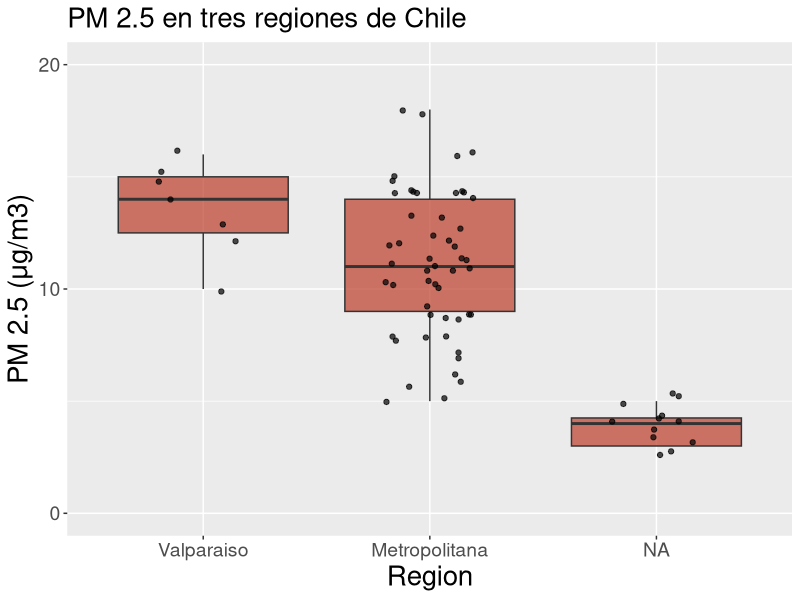
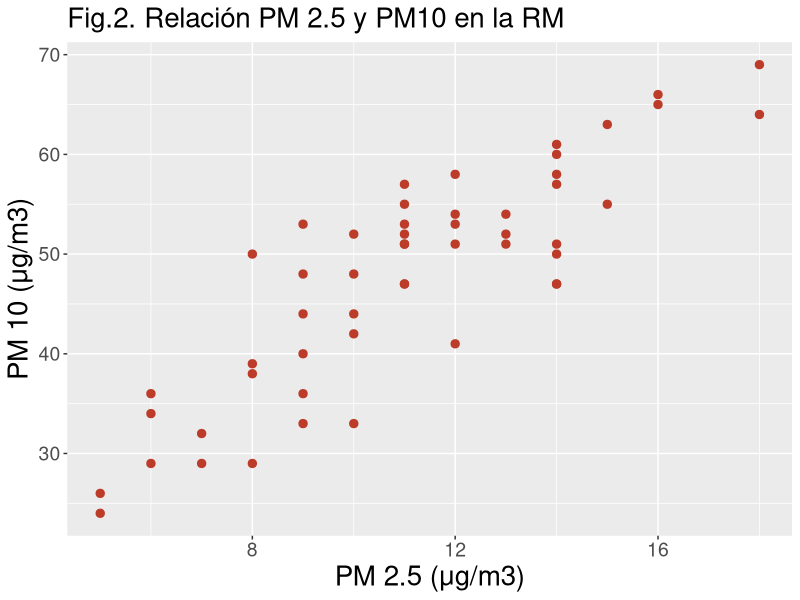
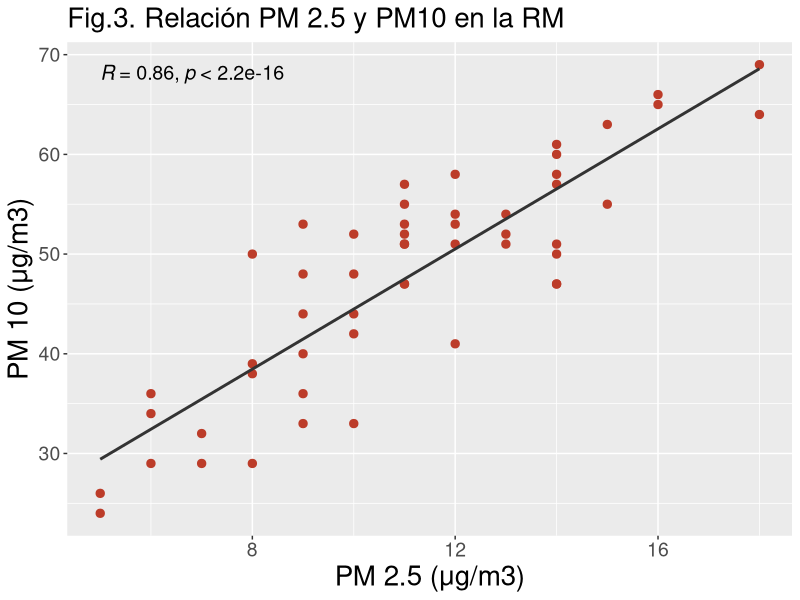

These charts were generated, in order, by the following R code:
## ---- chunk 1
knitr::opts_chunk$set(collapse = TRUE)
## ---- chunk 2
#install.packages("dplyr")
library(dplyr)
## ---- chunk 3
library(readxl)
data<-read_excel("data.xlsx")
## ---- chunk 4
glimpse(data)
## ---- chunk 5
#install.packages("ggplot2")
library(ggplot2)

## ---- chunk 6
data$Region<-factor(data$Region, levels=c("Valparaiso", "Metropolitana","LosRios"))

ggplot(data,mapping=aes(x=Region,y=PM25))+
  geom_boxplot(fill="#BC3C29FF",alpha=0.7)+
  geom_jitter(width = 0.2, alpha=0.7)+
  labs(x="Region",
       y= "PM 2.5 (μg/m3)",
       title = "PM 2.5 en tres regiones de Chile")+
  scale_y_continuous(breaks=c(0,10,20) ,limits = c(0,20))+
  theme(axis.text =element_text(size=14),
        axis.title=element_text(size=20),
        plot.title=element_text(size=20))
## ---- chunk 7
data_ejemplo<-data %>% 
  filter (Region == "Metropolitana")
## ---- chunk 8
ggplot(data_ejemplo, mapping=aes(x=PM25 , y =PM10))+
  geom_point(size=2.5, col="#BC3C29FF")+
  labs(x= "PM 2.5 (μg/m3)",
       y= "PM 10 (μg/m3)",
       title = "Fig.2. Relación PM 2.5 y PM10 en la RM")+
  theme(axis.text =element_text(size=14),
        axis.title=element_text(size=20),
        plot.title=element_text(size=20))
## ---- chunk 9
cor.test(data_ejemplo$PM25,data_ejemplo$PM10)
## ---- chunk 10
library(ggpubr)

ggplot(data_ejemplo, mapping=aes(x=PM25 , y =PM10))+
  geom_point(size=2.5, col="#BC3C29FF")+
  labs(x= "PM 2.5 (μg/m3)",
       y= "PM 10 (μg/m3)",
       title = "Fig.3. Relación PM 2.5 y PM10 en la RM")+
  theme(axis.text =element_text(size=14),
        axis.title=element_text(size=20),
        plot.title=element_text(size=20))+
  stat_cor(method = "pearson", vjust = "inward", hjust = "inward", size=5)+
  geom_smooth(method = "lm", se = FALSE, colour="#333333")

